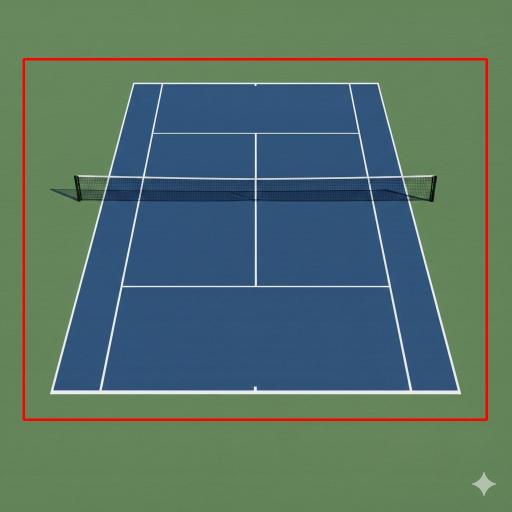
#> input picture court_boundary1.jpg, 1024 x 1024 px, given in place of Tennis 1.jpg, which was not available (shown at 1/2 size)
$ python boundry2.py
#> lines starting #> are read from the running program, lines starting #| are printed output that depends on the picture; after the words box and inside, x2 and y2 are one past the last pixel; in counts of white or black regions, pixels touching at a corner belong together; pictures that were not available may be replaced by others from this repository, and a replacement may not be noted
import cv2
import numpy as np
import json
import os

def line_length(line):
    """Calculate length of a line"""
    x1, y1, x2, y2 = line
    return np.sqrt((x2 - x1)**2 + (y2 - y1)**2)

def extend_line(x1, y1, x2, y2, length=2000):
    """Extend a line in both directions"""
    dx = x2 - x1
    dy = y2 - y1
    norm = np.sqrt(dx**2 + dy**2)

    if norm == 0:
        return x1, y1, x2, y2

    dx /= norm
    dy /= norm

    new_x1 = int(x1 - dx * length)
    new_y1 = int(y1 - dy * length)
    new_x2 = int(x2 + dx * length)
    new_y2 = int(y2 + dy * length)

    return new_x1, new_y1, new_x2, new_y2

def line_intersection(line1, line2):
    """Find intersection point of two lines"""
    x1, y1, x2, y2 = line1
    x3, y3, x4, y4 = line2

    denom = (x1 - x2) * (y3 - y4) - (y1 - y2) * (x3 - x4)

    if abs(denom) < 1e-6:
        return None

    px = ((x1 * y2 - y1 * x2) * (x3 - x4) - (x1 - x2) * (x3 * y4 - y3 * x4)) / denom
    py = ((x1 * y2 - y1 * x2) * (y3 - y4) - (y1 - y2) * (x3 * y4 - y3 * x4)) / denom

    return int(px), int(py)

def save_boundary_config(boundary_box, filepath=r"C:\boundry1\boundary_config.json"):
    """Save boundary configuration to file"""
    config = {
        "boundary_box": boundary_box
    }
    with open(filepath, 'w') as f:
        json.dump(config, f)
    print(f"Boundary configuration saved to: {filepath}")

def load_boundary_config(filepath=r"C:\boundry1\boundary_config.json"):
    """Load boundary configuration from file"""
    if os.path.exists(filepath):
        with open(filepath, 'r') as f:
            config = json.load(f)
        return config["boundary_box"]
    return None

def detect_court_boundary(image_path, use_saved=False):
    """Detect court edges and draw fixed outer boundary with 50px offset"""
#> called with image_path = 'C:\\boundry1\\Tennis 1.jpg', use_saved = False

    # Read the image
    img = cv2.imread(image_path)
#> img is the input picture: shape (1024, 1024, 3); mean B, G, R 102.8, 113.9, 85.7
    if img is None:
        print("Error: Could not read image")
        return

    h, w = img.shape[:2]
#> h = 1024; w = 1024
    output = img.copy()

    # Try to load saved boundary configuration
    if use_saved:
        boundary_box = load_boundary_config()
        if boundary_box is not None:
            print("Using saved fixed boundary configuration")
            min_x, min_y, max_x, max_y = boundary_box

            # Draw the fixed outer boundary (red rectangle)
            cv2.rectangle(output, (min_x, min_y), (max_x, max_y), (0, 0, 255), 4)

            cv2.imshow('Fixed Court Boundary', output)
            cv2.imwrite(r"C:\boundry1\court_boundary.jpg", output)
            cv2.waitKey(0)
            cv2.destroyAllWindows()
            return output

    # Detect court boundary for the first time
    print("Detecting court edge points from longest parallel lines...")

    # Convert to grayscale and detect white lines
    gray = cv2.cvtColor(img, cv2.COLOR_BGR2GRAY)
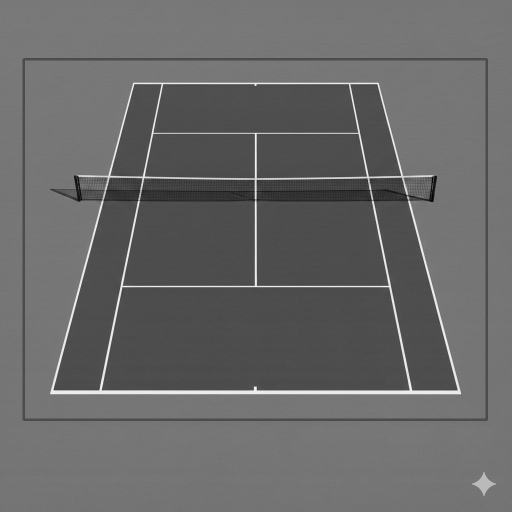
#> gray: shape (1024, 1024) (shown at 1/2 size); min 2, max 254, mean 104.2
    hsv = cv2.cvtColor(img, cv2.COLOR_BGR2HSV)
#> hsv: shape (1024, 1024, 3); mean H, S, V 72.4, 109.2, 131.6

    # Detect white lines
    lower_white = np.array([0, 0, 170])
    upper_white = np.array([180, 50, 255])
    mask_white = cv2.inRange(hsv, lower_white, upper_white)
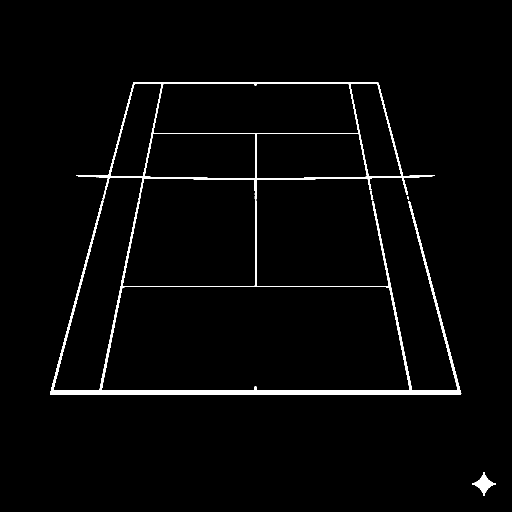
#> mask_white: shape (1024, 1024) (shown at 1/2 size); 2.2% white; 6 white regions (2 under 20 px), largest, box (x1, y1, x2, y2) and area: (100, 382, 923, 789) 14974, (152, 165, 870, 400) 7645, (944, 944, 992, 992) 788, (741, 381, 747, 401) 56

    # Morphological operations
    kernel = np.ones((3, 3), np.uint8)
    mask_white = cv2.morphologyEx(mask_white, cv2.MORPH_CLOSE, kernel, iterations=2)
#> mask_white: shape (1024, 1024); 2.2% white; 2 white regions, box (x1, y1, x2, y2) and area: (100, 165, 923, 789) 22784, (944, 944, 992, 992) 788
    mask_white = cv2.dilate(mask_white, kernel, iterations=1)
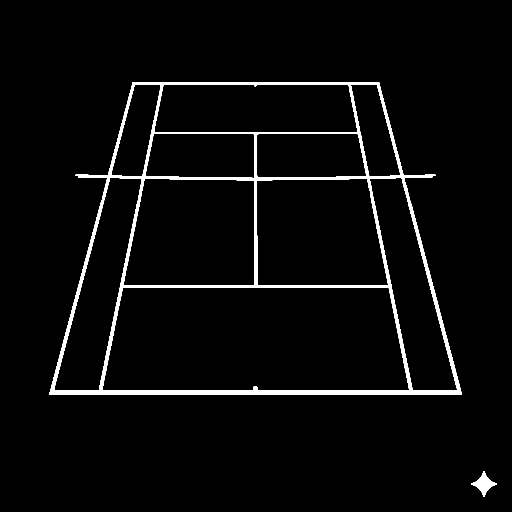
#> mask_white: shape (1024, 1024) (shown at 1/2 size); 3.5% white; 2 white regions, box (x1, y1, x2, y2) and area: (99, 164, 924, 790) 35280, (943, 943, 993, 993) 984

    # Edge detection
    edges = cv2.Canny(mask_white, 50, 150, apertureSize=3)
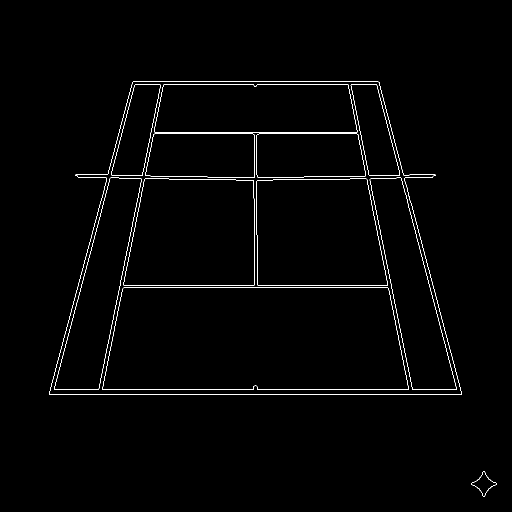
#> edges: shape (1024, 1024) (shown at 1/2 size); 1.1% white in thin lines or dots, all inside (x1, y1, x2, y2) = (98, 163, 993, 993)

    # Hough Line Transform
    lines = cv2.HoughLinesP(edges, 1, np.pi/180, threshold=50, minLineLength=60, maxLineGap=30)
#> lines = 44 rows, first 6: [99, 789, 923, 789], [100, 779, 921, 779], [240, 570, 782, 570], [239, 574, 783, 574], [266, 163, 756, 163], [264, 168, 759, 168]

    if lines is None:
        print("No lines detected")
        return

    # Classify lines by orientation
    vertical_lines = []
    horizontal_lines = []

    for line in lines:
        x1, y1, x2, y2 = line[0]

        angle = np.abs(np.arctan2(y2 - y1, x2 - x1) * 180 / np.pi)
        length = line_length((x1, y1, x2, y2))

        if 60 < angle < 120:  # Vertical (parallel sides)
            vertical_lines.append((x1, y1, x2, y2, length))
        elif angle < 30 or angle > 150:  # Horizontal (top and bottom)
            horizontal_lines.append((x1, y1, x2, y2, length))
#> this loop made 44 passes
#> (angle, length) on passes 1 to 12: (0, 824), (0, 821), (0, 542), (0, 544), (0, 490), (0, 495), (0, 420), (0, 418), (74.99, 645), (75.07, 621), (0.947, 242), (0.963, 357.1)
#> after the loop, horizontal_lines = 16 items, first 6: (99, 789, 923, 789, 824), (100, 779, 921, 779, 821), (240, 570, 782, 570, 542), (239, 574, 783, 574, 544), (266, 163, 756, 163, 490), (264, 168, 759, 168, 495); vertical_lines = 28 items, first 6: (98, 787, 265, 164, 645), (763, 187, 923, 787, 621), (508, 354, 508, 269, 85), (108, 777, 223, 345, 447), (765, 217, 872, 620, 417), (697, 172, 782, 605, 441.3)

    print(f"Detected {len(vertical_lines)} vertical and {len(horizontal_lines)} horizontal lines")
#| Detected 28 vertical and 16 horizontal lines

    if len(vertical_lines) < 2 or len(horizontal_lines) < 2:
        print("Not enough lines detected")
        return

    # Sort by length and get longest lines
    vertical_lines.sort(key=lambda x: x[4], reverse=True)
    horizontal_lines.sort(key=lambda x: x[4], reverse=True)

    # Find longest left and right parallel lines
    left_candidates = [l for l in vertical_lines if min(l[0], l[2]) < w//2]
#> left_candidates = 14 items, first 6: (98, 787, 265, 164, 645), (98, 788, 260, 183, 626.3), (123, 718, 270, 169, 568.3), (108, 777, 223, 345, 447), (263, 488, 325, 174, 320.1), (205, 777, 259, 504, 278.3)
    right_candidates = [l for l in vertical_lines if max(l[0], l[2]) > w//2]
#> right_candidates = 14 items, first 6: (763, 187, 923, 787, 621), (757, 164, 908, 728, 583.9), (697, 172, 782, 605, 441.3), (765, 217, 872, 620, 417), (817, 415, 913, 776, 373.5), (696, 169, 752, 456, 292.4)

    if not left_candidates or not right_candidates:
        left_line = min(vertical_lines, key=lambda l: min(l[0], l[2]))[:4]
        right_line = max(vertical_lines, key=lambda l: max(l[0], l[2]))[:4]
    else:
        left_line = left_candidates[0][:4]
#> left_line = (98, 787, 265, 164)
        right_line = right_candidates[0][:4]
#> right_line = (763, 187, 923, 787)

    # Find longest top and bottom lines
    top_candidates = [l for l in horizontal_lines if min(l[1], l[3]) < h//2]
#> top_candidates = 12 items, first 6: (264, 168, 759, 168, 495), (266, 163, 756, 163, 490), (301, 267, 721, 267, 420), (302, 264, 720, 264, 418), (507, 361, 865, 354, 358.1), (151, 349, 508, 355, 357.1)
    bottom_candidates = [l for l in horizontal_lines if max(l[1], l[3]) > h//2]
#> bottom_candidates = [(99, 789, 923, 789, 824), (100, 779, 921, 779, 821), (239, 574, 783, 574, 544), (240, 570, 782, 570, 542)]

    if not top_candidates or not bottom_candidates:
        top_line = min(horizontal_lines, key=lambda l: min(l[1], l[3]))[:4]
        bottom_line = max(horizontal_lines, key=lambda l: max(l[1], l[3]))[:4]
    else:
        top_line = top_candidates[0][:4]
#> top_line = (264, 168, 759, 168)
        bottom_line = bottom_candidates[0][:4]
#> bottom_line = (99, 789, 923, 789)

    print(f"Longest left line: length={line_length(left_line):.0f}px")
#| Longest left line: length=645px
    print(f"Longest right line: length={line_length(right_line):.0f}px")
#| Longest right line: length=621px
    print(f"Longest top line: length={line_length(top_line):.0f}px")
#| Longest top line: length=495px
    print(f"Longest bottom line: length={line_length(bottom_line):.0f}px")
#| Longest bottom line: length=824px

    # Extend lines for intersection
    left_ext = extend_line(*left_line)
#> in extend_line, `dx = x2 - x1`: dx = 167
#> in extend_line, `dy = y2 - y1`: dy = -623
#> in extend_line, `norm = np.sqrt(dx**2 + dy**2)`: norm = 645
#> in extend_line, `dx /= norm`: dx = 0.259
#> in extend_line, `dy /= norm`: dy = -0.966
#> in extend_line, `new_x1 = int(x1 - dx * length)`: new_x1 = -419
#> in extend_line, `new_y1 = int(y1 - dy * length)`: new_y1 = 2718
#> in extend_line, `new_x2 = int(x2 + dx * length)`: new_x2 = 782
#> in extend_line, `new_y2 = int(y2 + dy * length)`: new_y2 = -1767
#> left_ext = (-419, 2718, 782, -1767)
    right_ext = extend_line(*right_line)
#> right_ext = (247, -1745, 1438, 2719)
    top_ext = extend_line(*top_line)
#> top_ext = (-1736, 168, 2759, 168)
    bottom_ext = extend_line(*bottom_line)
#> bottom_ext = (-1901, 789, 2923, 789)

    # Find 4 edge corner points
    tl = line_intersection(left_ext, top_ext)
#> in line_intersection, `x1, y1, x2, y2 = line1`: x1 = -419; y1 = 2718; x2 = 782; y2 = -1767
#> in line_intersection, `x3, y3, x4, y4 = line2`: x3 = -1736; y3 = 168; x4 = 2759; y4 = 168
#> in line_intersection, `denom = (x1 - x2) * (y3 - y4) - (y1 - y2) * (x3 - x4)`: denom = 20160075
#> in line_intersection, `px = ((x1 * y2 - y1 * x2) * (x3 - x4) - (x1 - x2) * (x3 * y4 - y3 * x4..`: px = 263.8
#> in line_intersection, `py = ((x1 * y2 - y1 * x2) * (y3 - y4) - (y1 - y2) * (x3 * y4 - y3 * x4..`: py = 168
#> tl = (263, 168)
    tr = line_intersection(right_ext, top_ext)
#> tr = (757, 168)
    br = line_intersection(right_ext, bottom_ext)
#> br = (923, 789)
    bl = line_intersection(left_ext, bottom_ext)
#> bl = (97, 789)

    corners = [tl, tr, br, bl]
#> corners = [(263, 168), (757, 168), (923, 789), (97, 789)]

    # Check if all corners are valid
    if None in corners:
        print("Could not find all 4 edge corner points")
        return

    # Ensure corners are within reasonable bounds
    corners = [(max(0, min(w, x)), max(0, min(h, y))) for x, y in corners]

    print(f"\nDetected 4 edge corner points:")
    for i, corner in enumerate(corners):
        print(f"  Corner {i+1}: {corner}")
#> this loop made 4 passes
#|   Corner 1: (263, 168)
#|   Corner 2: (757, 168)
#|   Corner 3: (923, 789)
#|   Corner 4: (97, 789)

    # Calculate outer boundary with 50px offset
    offset = 50

    xs = [c[0] for c in corners]
#> xs = [263, 757, 923, 97]
    ys = [c[1] for c in corners]
#> ys = [168, 168, 789, 789]

    min_x = max(0, min(xs) - offset)
#> min_x = 47
    max_x = min(w, max(xs) + offset)
#> max_x = 973
    min_y = max(0, min(ys) - offset)
#> min_y = 118
    max_y = min(h, max(ys) + offset)
#> max_y = 839

    # Save the fixed boundary configuration
    boundary_box = [min_x, min_y, max_x, max_y]
#> boundary_box = [47, 118, 973, 839]
    save_boundary_config(boundary_box)
#> in save_boundary_config, `config = { "boundary_box": boundary_box }`: config = {'boundary_box': [47, 118, 973, 839]}

    # Draw ONLY the outer boundary (red rectangle with 50px offset)
    cv2.rectangle(output, (min_x, min_y), (max_x, max_y), (0, 0, 255), 4)
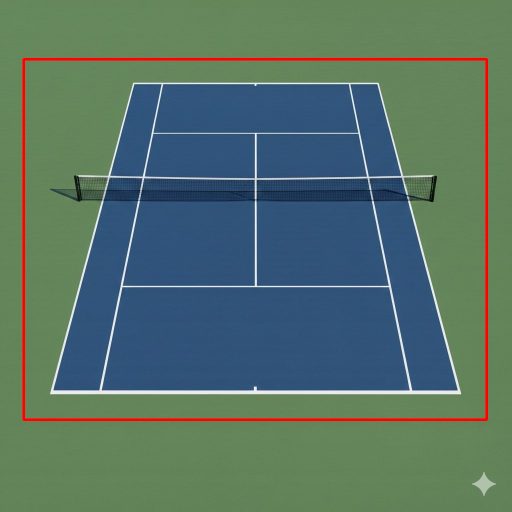
#> output: shape (1024, 1024, 3) (shown at 1/2 size); 1.57% of pixels changed, all inside (x1, y1, x2, y2) = (45, 116, 976, 842)

    print(f"\nOuter boundary (50px offset): ({min_x}, {min_y}) to ({max_x}, {max_y})")
#| Outer boundary (50px offset): (47, 118) to (973, 839)
    print("This boundary is now FIXED and will not change even if players interrupt")

    # Display results
    cv2.imshow('White Lines', mask_white)
    cv2.imshow('Fixed Court Boundary', output)

    # Save output
    output_path = r"C:\boundry1\court_boundary1.jpg"
    cv2.imwrite(output_path, output)
    print(f"\nSaved output to: {output_path}")

    cv2.waitKey(0)
    cv2.destroyAllWindows()

    return output

if __name__ == "__main__":
    image_path = r"C:\boundry1\Tennis 1.jpg"

    # First time: detect edge points and create fixed boundary
    print("=== First time detection - Creating fixed outer boundary ===")
    detect_court_boundary(image_path, use_saved=False)

    # For subsequent frames: use saved fixed boundary (players won't affect it)
    # Uncomment the line below to use the fixed boundary on other frames
    # detect_court_boundary(image_path, use_saved=True)
